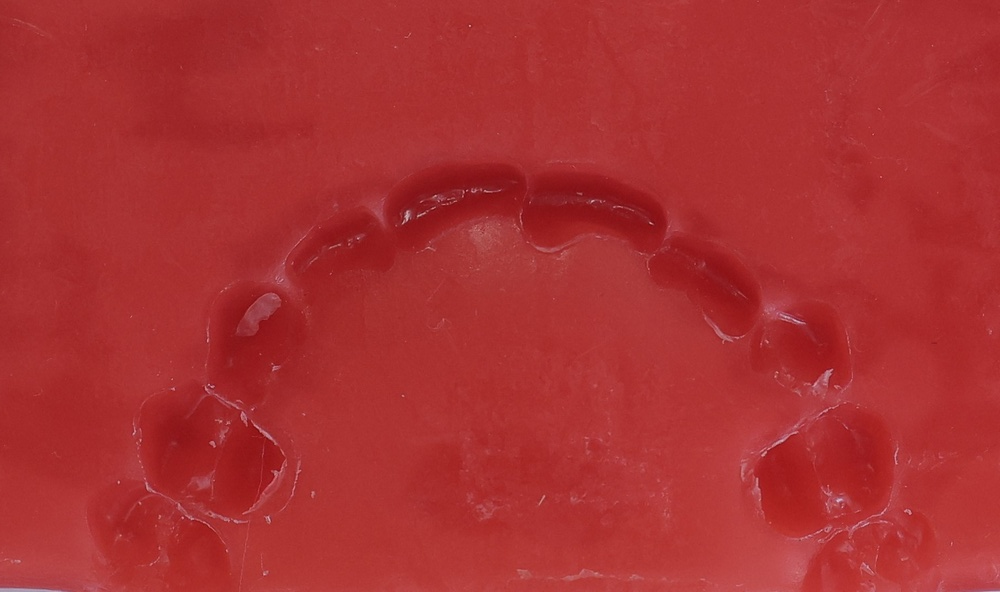
#> input picture dataset/A1.JPG, 1000 x 592 px, shrunk from 1861 x 1101 before the run, found by its file name; its folder holds only this picture in this run
$ jupyter execute --allow-errors Untitled.ipynb
#> lines starting #> are read from the running program, lines starting #| are printed output that depends on the picture; after the words box and inside, x2 and y2 are one past the last pixel; in counts of white or black regions, pixels touching at a corner belong together
[cell 1]
import cv2
import numpy as np
import os

# Create a directory to save the binary images if it doesn't exist
gray_dir = 'gray_images'
output_dir = 'binary_images'
os.makedirs(output_dir, exist_ok=True)

k = 1
K = 1

# Define the directory containing the images
directory = 'C:/Users/91879/Documents/Final_Human_Bite_Identification/dataset'

for filename in os.listdir(directory):
    if filename.lower().endswith(('.jpg', '.jpeg', '.png', '.bmp')):
        file_path = os.path.join(directory, filename)
        img_bite = cv2.imread(file_path)
#> img_bite is the input picture: shape (592, 1000, 3); mean B, G, R 49.2, 48.2, 169.9

        if img_bite is None:
            print(f'Error: Unable to read image {filename}')
            continue

        Row, Col, Dim = img_bite.shape
#> Row = 592; Col = 1000; Dim = 3

        img_bite_gray = cv2.cvtColor(img_bite, cv2.COLOR_BGR2GRAY)
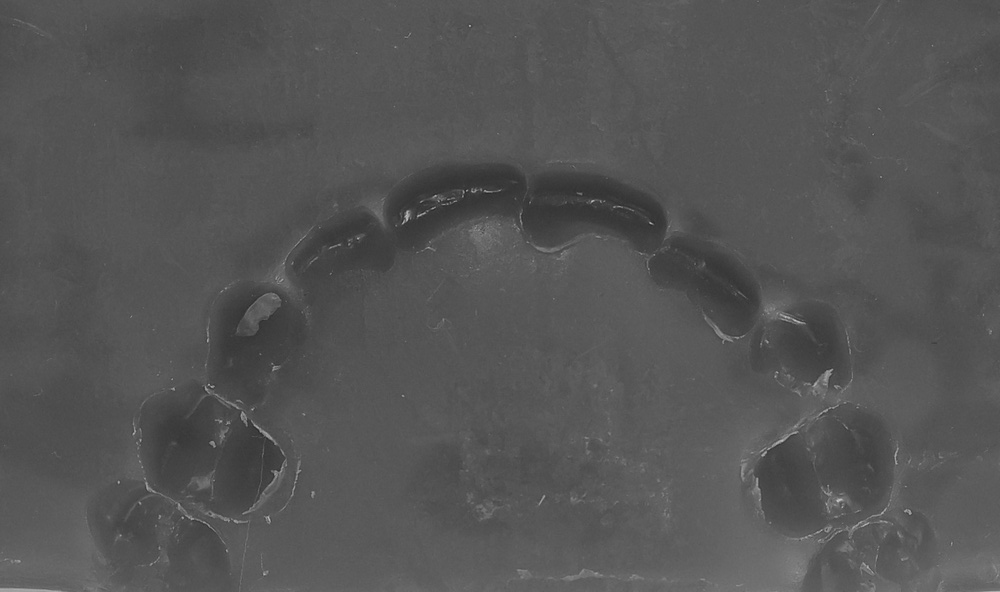
#> img_bite_gray: shape (592, 1000); min 38, max 196, mean 84.6
        A = ' Person ' + str(k)
        I = '  Image Number ' + str(K)
        person_img = A + I

        K += 1
        if K % 3 == 0:
            K = 1
            k += 1

        max_IG = np.max(img_bite_gray)
#> max_IG = 196
        min_IG = np.min(img_bite_gray)
#> min_IG = 38

        thresh = min_IG
#> thresh = 38
        img_bite_binary = np.zeros((Row, Col), dtype=np.uint8)

        for row in range(Row):
            for col in range(Col):
                if img_bite_gray[row, col] > (min_IG + np.ceil(max_IG / 6)):
                    img_bite_binary[row, col] = 0
                else:
                    img_bite_binary[row, col] = 255
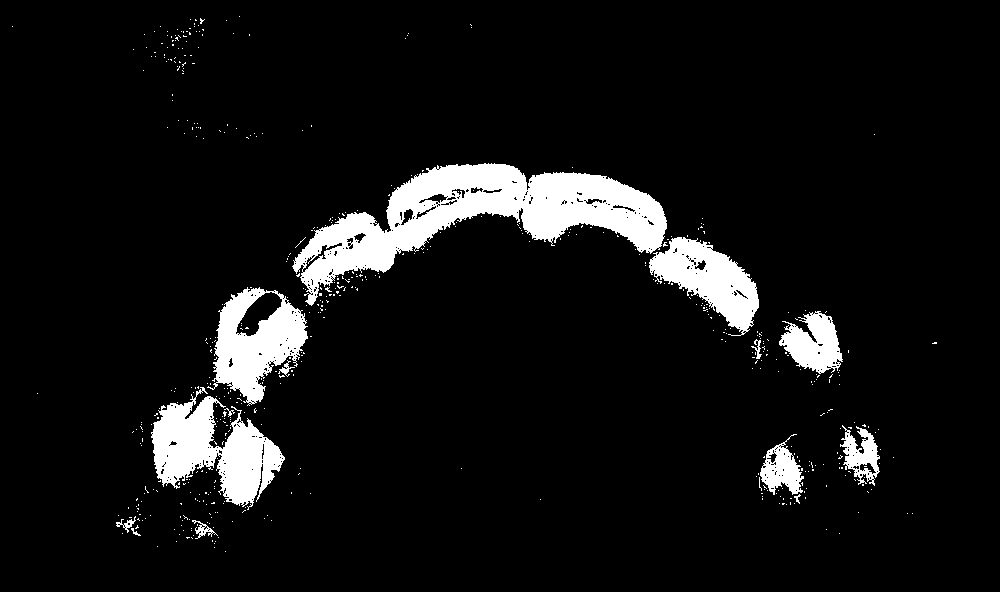
#> img_bite_binary: shape (592, 1000); 7.6% white; 543 white regions (529 under 20 px), largest, box (x1, y1, x2, y2) and area: (292, 163, 667, 306) 19487, (151, 387, 285, 510) 7897, (207, 287, 308, 406) 6067

        img_bite_binary = cv2.medianBlur(img_bite_binary, 3)

        # Save the binary image in the output directory
        gray_output = os.path.join(gray_dir, f'img_bite_gray_{os.path.splitext(filename)[0]}.png')
        output_file = os.path.join(output_dir, f'binary_image_{os.path.splitext(filename)[0]}.png')
        cv2.imwrite(gray_output, img_bite_gray)
        cv2.imwrite(output_file, img_bite_binary)
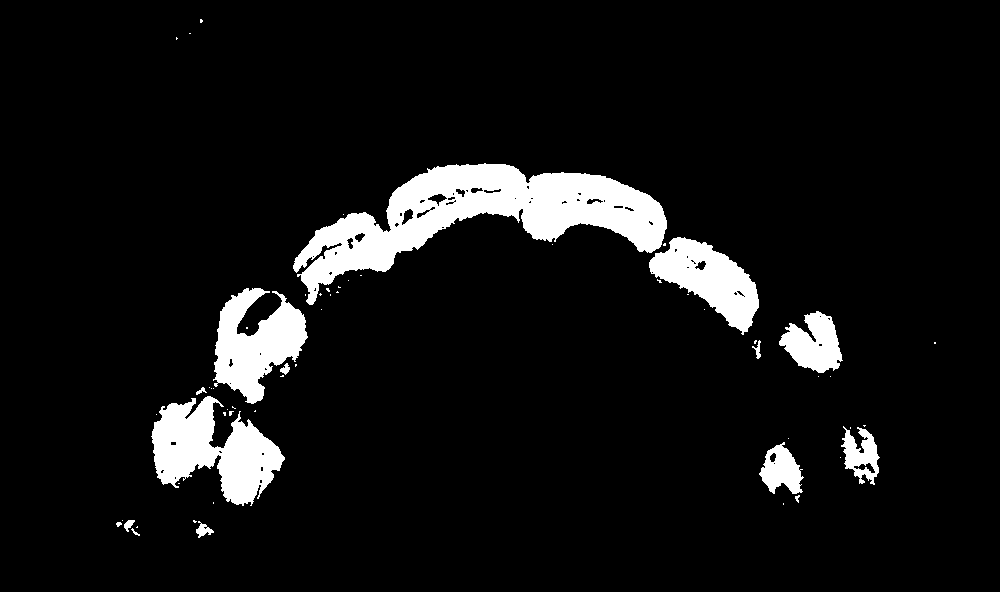
#> saved as binary_image_A1.png: shape (592, 1000); 7.5% white; 59 white regions (44 under 20 px), largest, box (x1, y1, x2, y2) and area: (293, 163, 667, 305) 19710, (151, 396, 285, 506) 7953, (213, 288, 308, 404) 6103

        print(f'Saved gray and binary images for {filename}')

print('All gray and binary images saved successfully.')

[cell 2]
import os
import cv2
import numpy as np
from keras.preprocessing.image import ImageDataGenerator

# Path to the folder containing binary images
input_folder = "binary_images"

# Path to the parent folder where augmented images will be saved
output_parent_folder = "final_dataset"
os.makedirs(output_parent_folder, exist_ok=True)

# Define data augmentation parameters
#> (the rest of this cell did not finish here and is left out)

[cell 3]
import cv2
import numpy as np
import os
import pandas as pd
from scipy.optimize import curve_fit

# Function to fit a parabola to centric points
# [99 lines left out: functions fit_parabola, detect_anterior_teeth_centric_points, find_left_canine, find_right_canine, calculate_cc, find_anterior_teeth_distances, not called in this run]

# Parent directory containing all subdirectories
parent_directory = r'C:\Users\91879\Documents\Final_Human_Bite_Identification\final_dataset'

# Initialize lists to store feature names and values
feature_names = ['Image Name', 'Canine-Canine Distance (CC)', 'Coefficient A']
for i in range(1, 15):
    feature_names.append(f'HTT-D_{i}')

feature_values = []

# Iterate over each directory in the parent directory
#> (the rest of this cell did not finish here and is left out)

$ run again, on dataset/C1.JPG
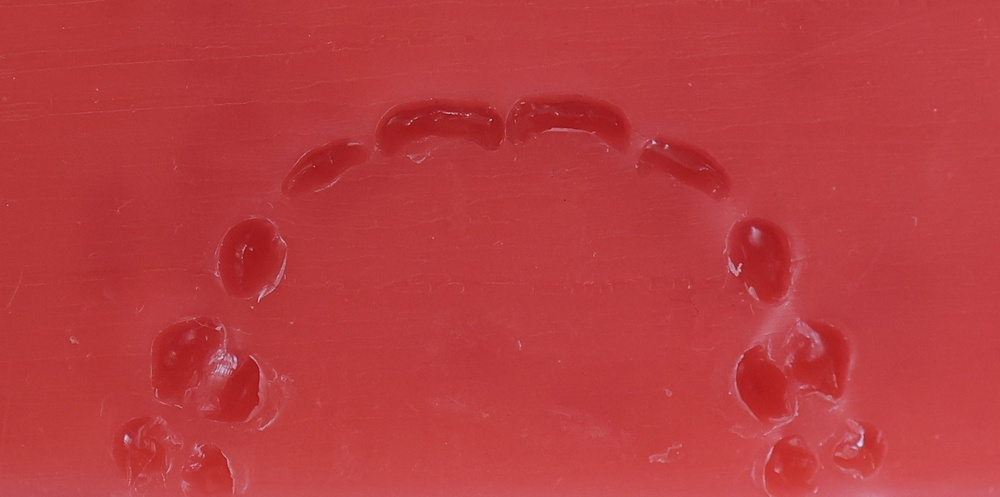
#> input picture dataset/C1.JPG, 1000 x 497 px, shrunk from 2106 x 1047 before the run, found by its file name
#> img_bite is the input picture: shape (497, 1000, 3); mean B, G, R 62.9, 59.8, 185.5
#> `img_bite_gray = cv2.cvtColor(img_bite, cv2.COLOR_BGR2GRAY)`:
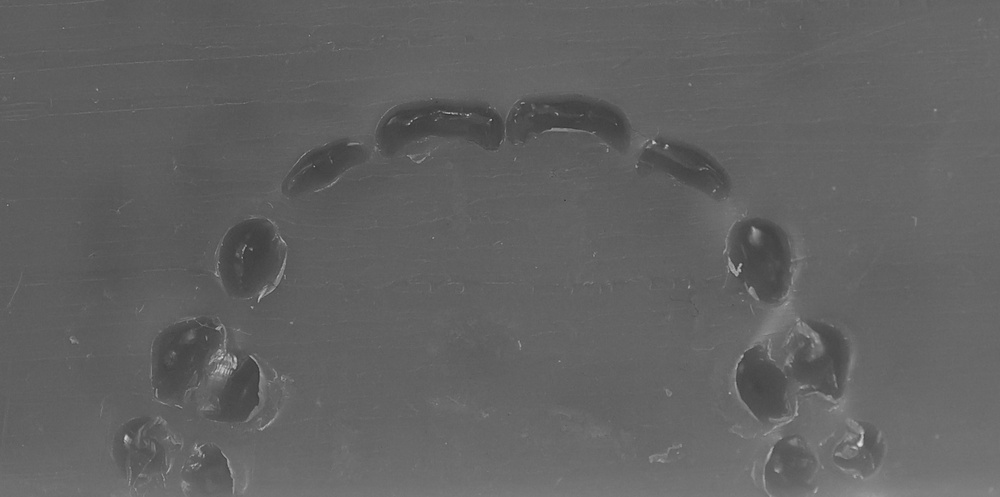
#> img_bite_gray: shape (497, 1000); min 48, max 225, mean 97.7
#> max_IG = 225
#> min_IG = 48
#> `cv2.imwrite(output_file, img_bite_binary)`:
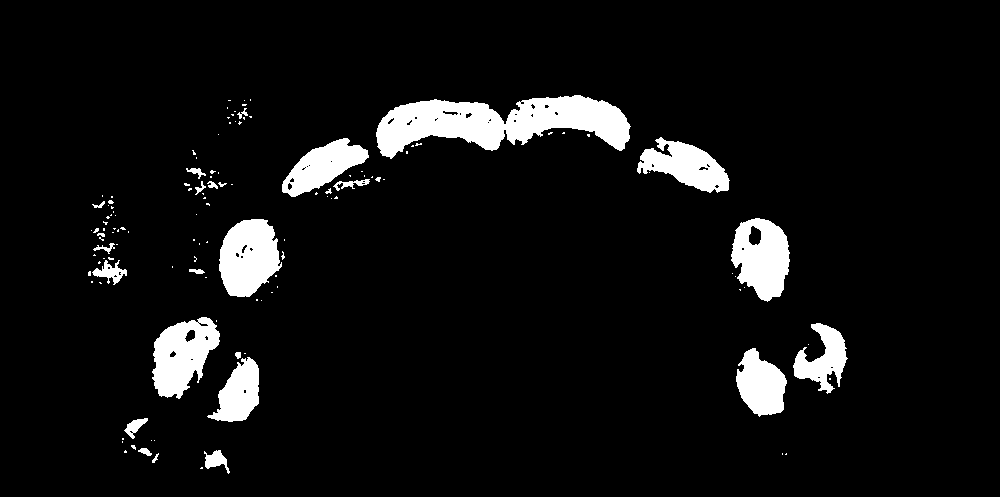
#> saved as binary_image_C1.png: shape (497, 1000); 6.7% white; 126 white regions (99 under 20 px), largest, box (x1, y1, x2, y2) and area: (376, 95, 631, 159) 9049, (219, 219, 282, 297) 3608, (152, 317, 220, 399) 3476

$ run again, on dataset/C3.JPG
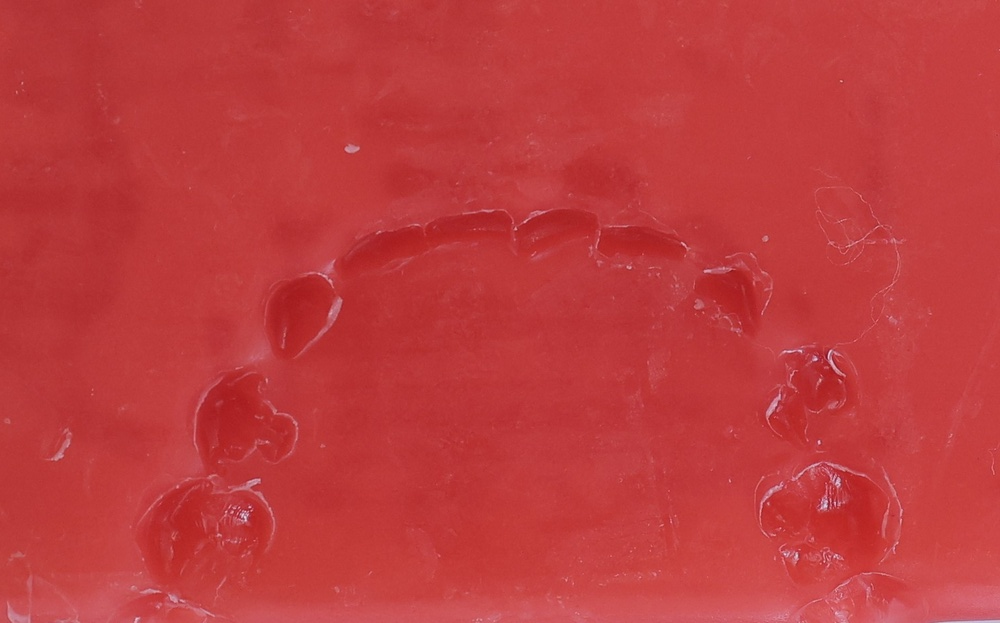
#> input picture dataset/C3.JPG, 1000 x 623 px, shrunk from 1865 x 1161 before the run, found by its file name
#> img_bite is the input picture: shape (623, 1000, 3); mean B, G, R 61.5, 59.8, 190.7
#> `img_bite_gray = cv2.cvtColor(img_bite, cv2.COLOR_BGR2GRAY)`:
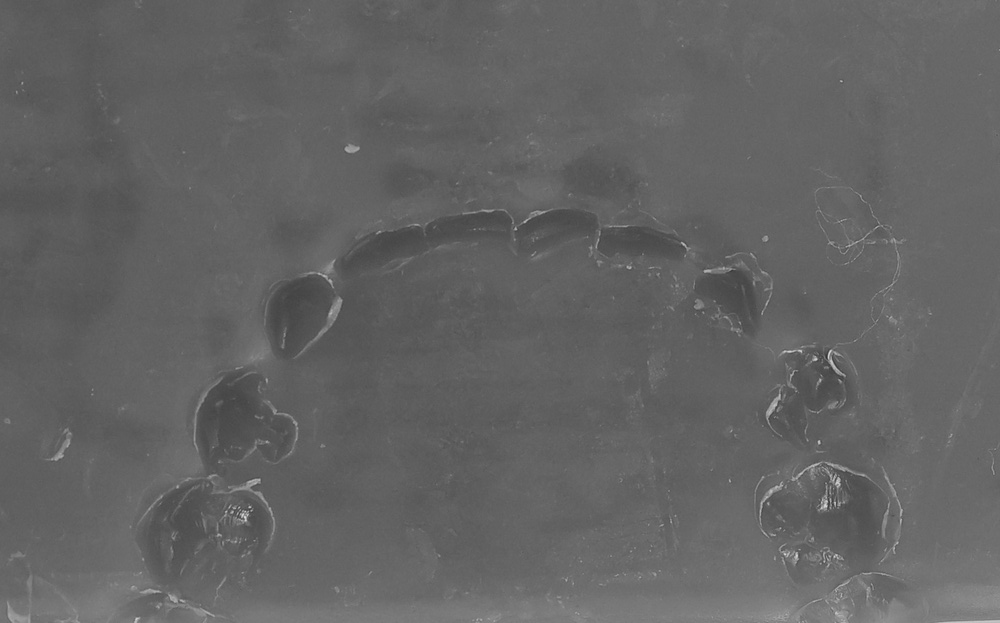
#> img_bite_gray: shape (623, 1000); min 46, max 219, mean 99.1
#> max_IG = 219
#> min_IG = 46
#> `cv2.imwrite(output_file, img_bite_binary)`:
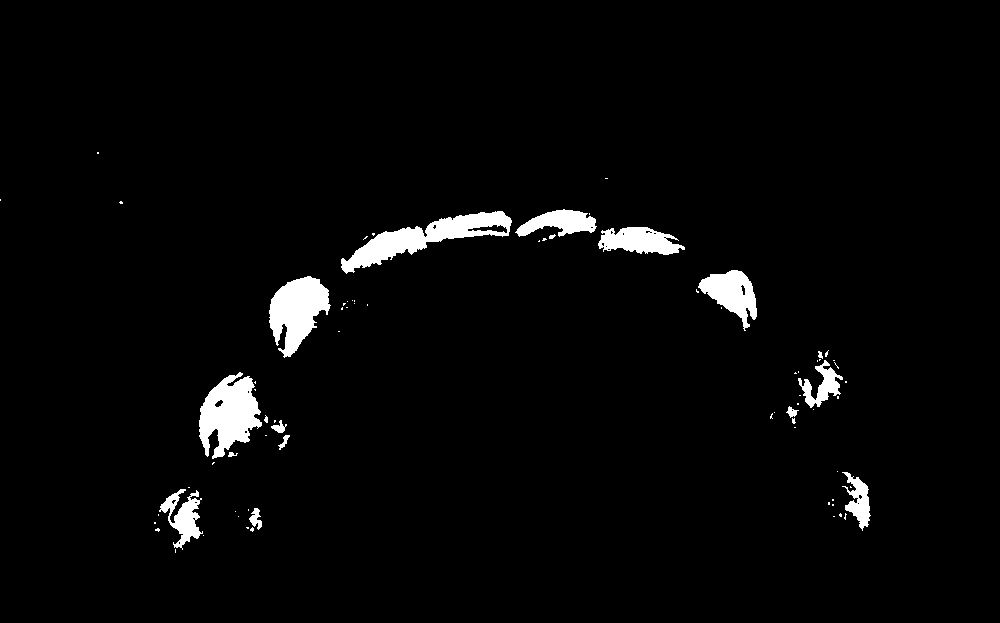
#> saved as binary_image_C3.png: shape (623, 1000); 2.9% white; 77 white regions (60 under 20 px), largest, box (x1, y1, x2, y2) and area: (341, 211, 512, 274) 3556, (199, 372, 262, 459) 3312, (269, 276, 331, 358) 3004
